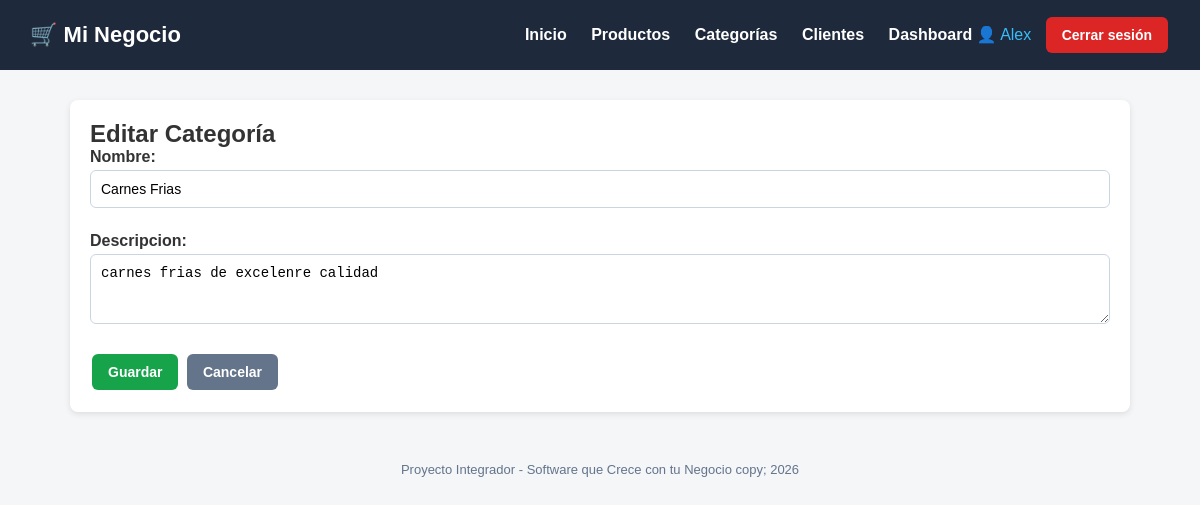
Screenshot of /categorias/editar/2/ (signed in) with the database file from the repository.
### tienda/models.py (models this page shows, shortened)
class Categoria(models.Model):
    nombre = models.CharField(max_length=100)
    descripcion = models.TextField(blank=True, null=True)
    class Meta:
        verbose_name = "Categoria"
        verbose_name_plural = "Categorías"

### tienda/views.py (the view)
# urls.py: path('categorias/editar/<int:pk>/', views.editar_categoria, name='editar_categoria'),
@login_required
def editar_categoria(request, pk):
    categoria = get_object_or_404(Categoria, pk=pk)
    if request.method == 'POST':
        form = CategoriaForm(request.POST, instance=categoria)
        if form.is_valid():
            form.save()
            messages.success(request, 'Categoría actualizada correctamente.')
            return redirect('lista_categorias')
    else:
        form = CategoriaForm(instance=categoria)
    return render(request, 'tienda/categorias/form.html', {'form': form, 'titulo': 'Editar Categoría'})

### tienda/forms.py
class CategoriaForm(forms.ModelForm):
    class Meta:
        model = Categoria
        fields = ['nombre', 'descripcion']
        widgets = {
            'nombre': forms.TextInput(attrs={'class': 'form-control', 'placeholder': 'Nombre de la categoría'}),
            'descripcion': forms.Textarea(attrs={'class': 'form-control', 'rows': 3, 'placeholder': 'Descripción (opcional)'}),
        }

### tienda/templates/tienda/categorias/form.html (shortened to what this page needs)
{% extends 'base.html' %}
{% block content %}
<div class="card">
    <h2>{{ titulo }}</h2>
    <form method="post">
        {{ form.as_p }}
        <button type="submit" class="btn btn-success">Guardar</button>
        <a href="{% url 'lista_categorias' %}" class="btn btn-secondary">Cancelar</a>
    </form>
</div>
{% endblock %}

### templates/base.html (shortened to what this page needs)
<!DOCTYPE html>
<html lang="es">
<head>
</head>
<body>
    <header>
        <h1>🛒 Mi Negocio</h1>
        <nav>
            <nav>
            <a href="{% url 'inicio' %}">Inicio</a>
            <a href="{% url 'lista_productos' %}">Productos</a>
            <a href="{% url 'lista_categorias' %}">Categorías</a>
            <a href="{% url 'lista_clientes' %}">Clientes</a>
            {% if user.is_authenticated %}
                <a href="{% url 'dashboard' %}">Dashboard</a>
                <span style="color:#38bdf8;">👤 {{ user.username }}</span>
                <form action="{% url 'logout' %}" method="post" style="display:inline;">
                    <button type="submit" class="btn btn-danger" style="margin-left:10px;">Cerrar sesión</button>
                </form>
            {% else %}
                <a href="{% url 'login' %}">Iniciar sesión</a>
            {% endif %}
        </nav>
    </header>
    <div class="container">
        {% block content %}{% endblock %}
    </div>
    <footer>
        Proyecto Integrador - Software que Crece con tu Negocio copy; {% now "Y" %}
    </footer>
</body>
</html>

### templates/base.html (style rules this page uses)
* { margin: 0; padding: 0; box-sizing: border-box; }
body { font-family: Arial, sans-serif; background: #f4f6f8; color: #333; }
header { background: #1e293b; color: #fff; padding: 15px 30px; display: flex; justify-content: space-between; align-items: center; }
header h1 { font-size: 22px; }
header nav a { color: #fff; text-decoration: none; margin-left: 20px; font-weight: bold; }
.container { max-width: 1100px; margin: 30px auto; padding: 0 20px; }
.card { background: #fff; border-radius: 8px; padding: 20px; box-shadow: 0 2px 6px rgba(0,0,0,0.1); margin-bottom: 20px; }
.btn { display: inline-block; padding: 10px 16px; border-radius: 6px; text-decoration: none; color: #fff; font-weight: bold; border: none; cursor: pointer; font-size: 14px; margin: 2px; }
.btn-success { background: #16a34a; }
.btn-danger { background: #dc2626; }
.btn-secondary { background: #64748b; }
footer { text-align: center; padding: 20px; color: #64748b; font-size: 13px; }
.form-control { width: 100%; padding: 10px; margin-bottom: 12px; border: 1px solid #cbd5e1; border-radius: 6px; font-size: 14px; }
form label { font-weight: bold; display: block; margin-bottom: 4px; }
form p { margin-bottom: 12px; }

### rows the page displays
Categoria: nombre "Carnes Frias", descripcion "carnes frias de excelenre calidad"

### other values shown
{{ user.username }} "Alex"
{{ titulo }} "Editar Categoría"
